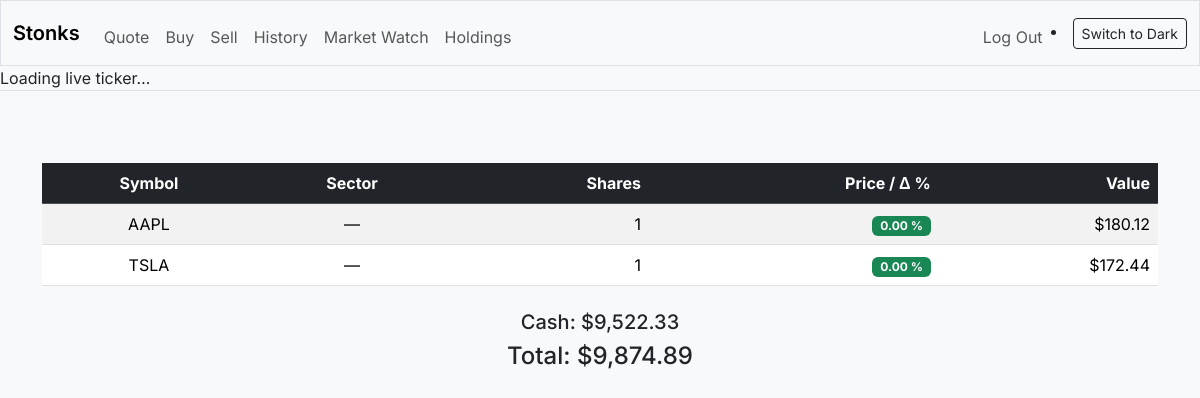
The page /holdings (signed in) on the database its author committed.
### tables this page shows
CREATE TABLE transactions (
id INTEGER PRIMARY KEY AUTOINCREMENT,
user_id INTEGER NOT NULL,
symbol TEXT NOT NULL,
shares INTEGER NOT NULL,
price NUMERIC NOT NULL,
timestamp DATETIME DEFAULT CURRENT_TIMESTAMP, sim INTEGER NOT NULL DEFAULT 0,
FOREIGN KEY (user_id) REFERENCES users(id));

CREATE TABLE users (id INTEGER PRIMARY KEY AUTOINCREMENT NOT NULL, username TEXT NOT NULL, hash TEXT NOT NULL, cash NUMERIC NOT NULL DEFAULT 10000.00, sim_cash INTEGER NOT NULL DEFAULT 100000);

### app.py (the view)
@app.route("/holdings")
@login_required
def holdings():
    cash_c = db.execute(
        "SELECT cash FROM users WHERE id = ?", g.uid
    )[0]["cash"]
    holdings = db.execute(
        """
        SELECT symbol, SUM(shares) AS total_shares
          FROM transactions
         WHERE user_id = ?
      GROUP BY symbol
        HAVING total_shares > 0
        """,
        g.uid,
    )
    positions = [] # List to hold processed position data
    grand_total_c = cash_c # Total portfolio value (cash + stocks) in cents
    for h in holdings:
        symbol = h["symbol"]
        quote = lookup(symbol) # Get real-time stock data via API
        if not quote: # Skip if symbol lookup fails (e.g., delisted)
            continue
        price_c = int(
            (Decimal(str(quote["price"])) * 100)
            .to_integral_value(ROUND_HALF_UP)
        )
        value_c = price_c * h["total_shares"]
        positions.append({
            "symbol":        symbol,
            "shares":        h["total_shares"],
            "price":         price_c,
            "value":         value_c,
            "changePercent": quote["changePercent"],
            "sector":        sector(symbol)
        })
        grand_total_c += value_c
    return render_template(
        "holdings.html",
        rows=[{
            "symbol":        p["symbol"],
            "shares":        p["shares"],
            "sector":        p["sector"],
            "price":         p["price"],        # in cents
            "value":         p["value"],        # in cents
            "changePercent": p["changePercent"]
        } for p in positions],
        cash= cash_c, # Cash balance in cents
        grand_total= grand_total_c # Total portfolio value in cents
    )

### app.py (called while the page is built)
@app.before_request
def load_user():
    g.uid = session.get("user_id")

@app.after_request
def after_request(response):
    response.headers["Cache-Control"] = "no-cache, no-store, must-revalidate"
    response.headers["Expires"] = 0
    response.headers["Pragma"] = "no-cache"
    return response

### helpers.py (called while the page is built, shortened)
def login_required(f):
    @wraps(f) # Preserves original function's metadata (name, docstring, etc)
    def decorated_function(*args, **kwargs):
        if session.get("user_id") is None:
            return redirect("/login")
        return f(*args, **kwargs)
    return decorated_function

def lookup(symbol):
    from time import time
    s = symbol.upper()
    if "_cache" not in lookup.__dict__:
        lookup._cache = {}
    cached = lookup._cache.get(s)
    if cached and time() - cached["ts"] < 15:
        return cached["data"]

def usd_cents(value_cents: int) ->str:
    return f"${value_cents / 100:,.2f}"

def sector(symbol):
    s = symbol.upper()
    cached = _sector_cache.get(s)
    if cached and time.time() - cached[1] < 24 * 3600:
        return cached[0]

### templates/holdings.html (shortened to what this page needs)
{% extends "layout.html" %}
{% block main %}
<table class="table table-striped mt-4">
  <thead class="table-dark">
    <tr>
      <th>Symbol</th>
      <th>Sector</th>
      <th class="text-end">Shares</th>
      <th class="text-end">Price / Δ %</th>
      <th class="text-end">Value</th>
    </tr>
  </thead>
  <tbody>
  {% for row in rows %}
    <tr>
      <td>{{ row.symbol }}</td>
      <td>{{ row.sector }}</td>
      <td class="text-end">{{ row.shares }}</td>
      <td class="text-end">
        {% set pct = row.changePercent * 100 %}
        <span class="badge ms-1 {{ 'bg-success' if pct >= 0 else 'bg-danger' }}">
          {{ '%.2f'|format(pct) }} %
        </span>
      </td>
      <td class="text-end">{{ row.value | usd }}</td>
    </tr>
  {% endfor %}
    </tbody>
</table>
    <div class="mt-4">
        <h5 class="portfolio-stat">Cash: {{ cash | usd }}</h5>
        <h4 class="portfolio-stat">Total: {{ grand_total | usd }}</h4>
    </div>
{% endblock %}

### templates/layout.html (shortened to what this page needs)
<!DOCTYPE html>
<html lang="en">
    <head>
        <link rel="stylesheet" href="https://cdn.jsdelivr.net/npm/bootstrap-icons@1.11.3/font/bootstrap-icons.css">
        <link href="https://cdn.jsdelivr.net/npm/bootstrap@5.3.3/dist/css/bootstrap.min.css" rel="stylesheet">
        <link rel="stylesheet" href="{{ url_for('static', filename='styles.css') }}">
    </head>
    <body>
        <nav class="bg-light border navbar navbar-expand-md navbar-light">
            <div class="container-fluid">
                <a class="navbar-brand d-flex align-items-center gap-1" href="/">
                    <span class="fw-semibold fs-5 d-none d-sm-inline">Stonks</span>
                </a>
                <div class="collapse navbar-collapse" id="navbar">
                    {% if session["user_id"] %}
                        <ul class="navbar-nav me-auto mt-2">
                            <li class="nav-item"><a class="nav-link" href="/quote">Quote</a></li>
                            <li class="nav-item"><a class="nav-link" href="/buy">Buy</a></li>
                            <li class="nav-item"><a class="nav-link" href="/sell">Sell</a></li>
                            <li class="nav-item"><a class="nav-link" href="/history">History</a></li>
                            <li class="nav-item"><a class="nav-link" href="/market">Market Watch</a></li>
                            <li class="nav-item"><a class="nav-link" href="/holdings">Holdings</a></li>
                        </ul>
                        <ul class="navbar-nav ms-auto mt-2">
                            <li class="nav-item"><a class="nav-link" href="/logout">Log Out</a></li>
                        </ul>
                    {% else %}
                        <ul class="navbar-nav ms-auto mt-2">
                            <li class="nav-item"><a class="nav-link" href="/register">Register</a></li>
                            <li class="nav-item"><a class="nav-link" href="/login">Log In</a></li>
                    {% endif %}
                            <li class="nav-item">
                                <button id="themeToggle" class="btn btn-sm">Switch to Dark</button>
                            </li>
                </div>
            </div>
        </nav>
        <div id="live-ticker" class="bg-light text-dark border-bottom">
            <marquee id="top-ticker">Loading live ticker…</marquee>
        </div>
        <main class="container py-5 text-center">
            {% block main %}{% endblock %}
        </main>
    </body>
</html>

### static/styles.css (style rules this page uses)
body { font-family: 'Inter',sans-serif;background:#f8f9fa; }

### rows shown on the page
transactions: symbol "TSLA", sector "—", shares "1", sim "0.00", value "$172.44"
users: cash "$9,522.33"

### other values the page prints
{{ row.symbol }} "AAPL"
{{ row.sector }} "—"
{{ row.shares }} "1"
{{ '%.2f'|format(pct) }} "0.00"
{{ row.value | usd }} "$180.12"
{{ grand_total | usd }} "$9,874.89"
